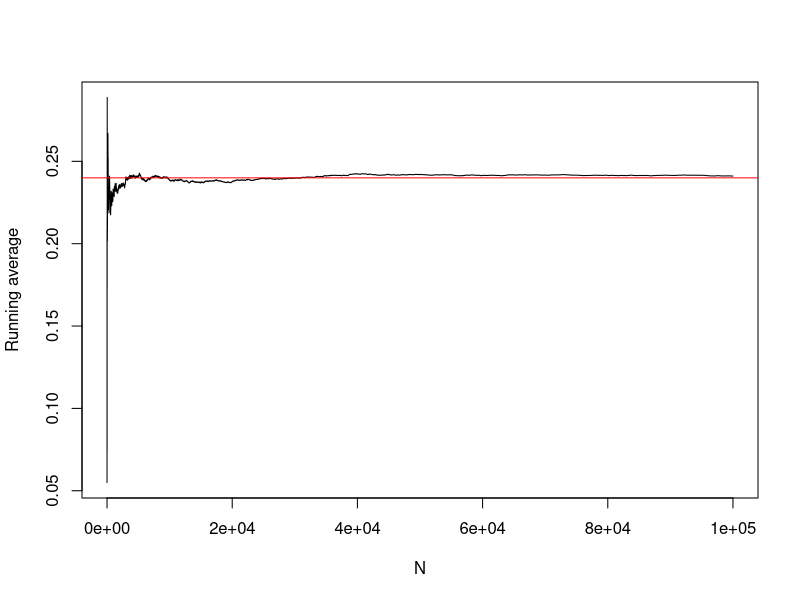

This chart was generated by the following R code:
## ---- chunk 1
    #| eval: FALSE
    k <- 2
    N <- 1e3
    alpha <- 2
    beta <- 5

    (truth <- (alpha / beta^2) + (alpha/beta)^2)  # true second moment
    #[1] 0.24

    samples <- rgamma(N, shape = alpha, rate = beta)
    # simple Monte Carlo
    mean(samples^k)
## ---- chunk 2
    #| eval: false
    set.seed(1)
    lambda <- 3 #proposal

    N <- 1e4
    samp <- rexp(N, rate = lambda)  # importance samples

    #evaluate inside the sum
    funcs <- samp^k * dgamma(samp, shape = alpha, rate = beta) / dexp(samp, rate = lambda)  

    # take the average gives me the Importance Sampling estimator
    mean(funcs) 

    # Estimate of sigma^2_g: Sample variance of h(Z)f(Z)/g(Z)
    var(funcs)
## ---- chunk 3
    #| eval: false
    ## Checking convergence
    N <- 1e5 # very large N

    samp <- rexp(N, rate = lambda)  # importance samples

    func <- samp^k * dgamma(samp, shape = alpha, rate = beta) / dexp(samp, rate = lambda)


    x.axis <- 1:N # sample size on the x-axis
    y.axis <- cumsum(func)/(1:N)  # IS estimator for each N

    # Plotting the running average
    plot(x.axis, y.axis , type = 'l', xlab = "N", ylab = "Running average")
    abline(h = truth, col = "red")
## ---- chunk 4
    #| eval: false
    # choosing 50 values of t between (-5, 5)
    t <- seq(-5, 5, length = 50)
